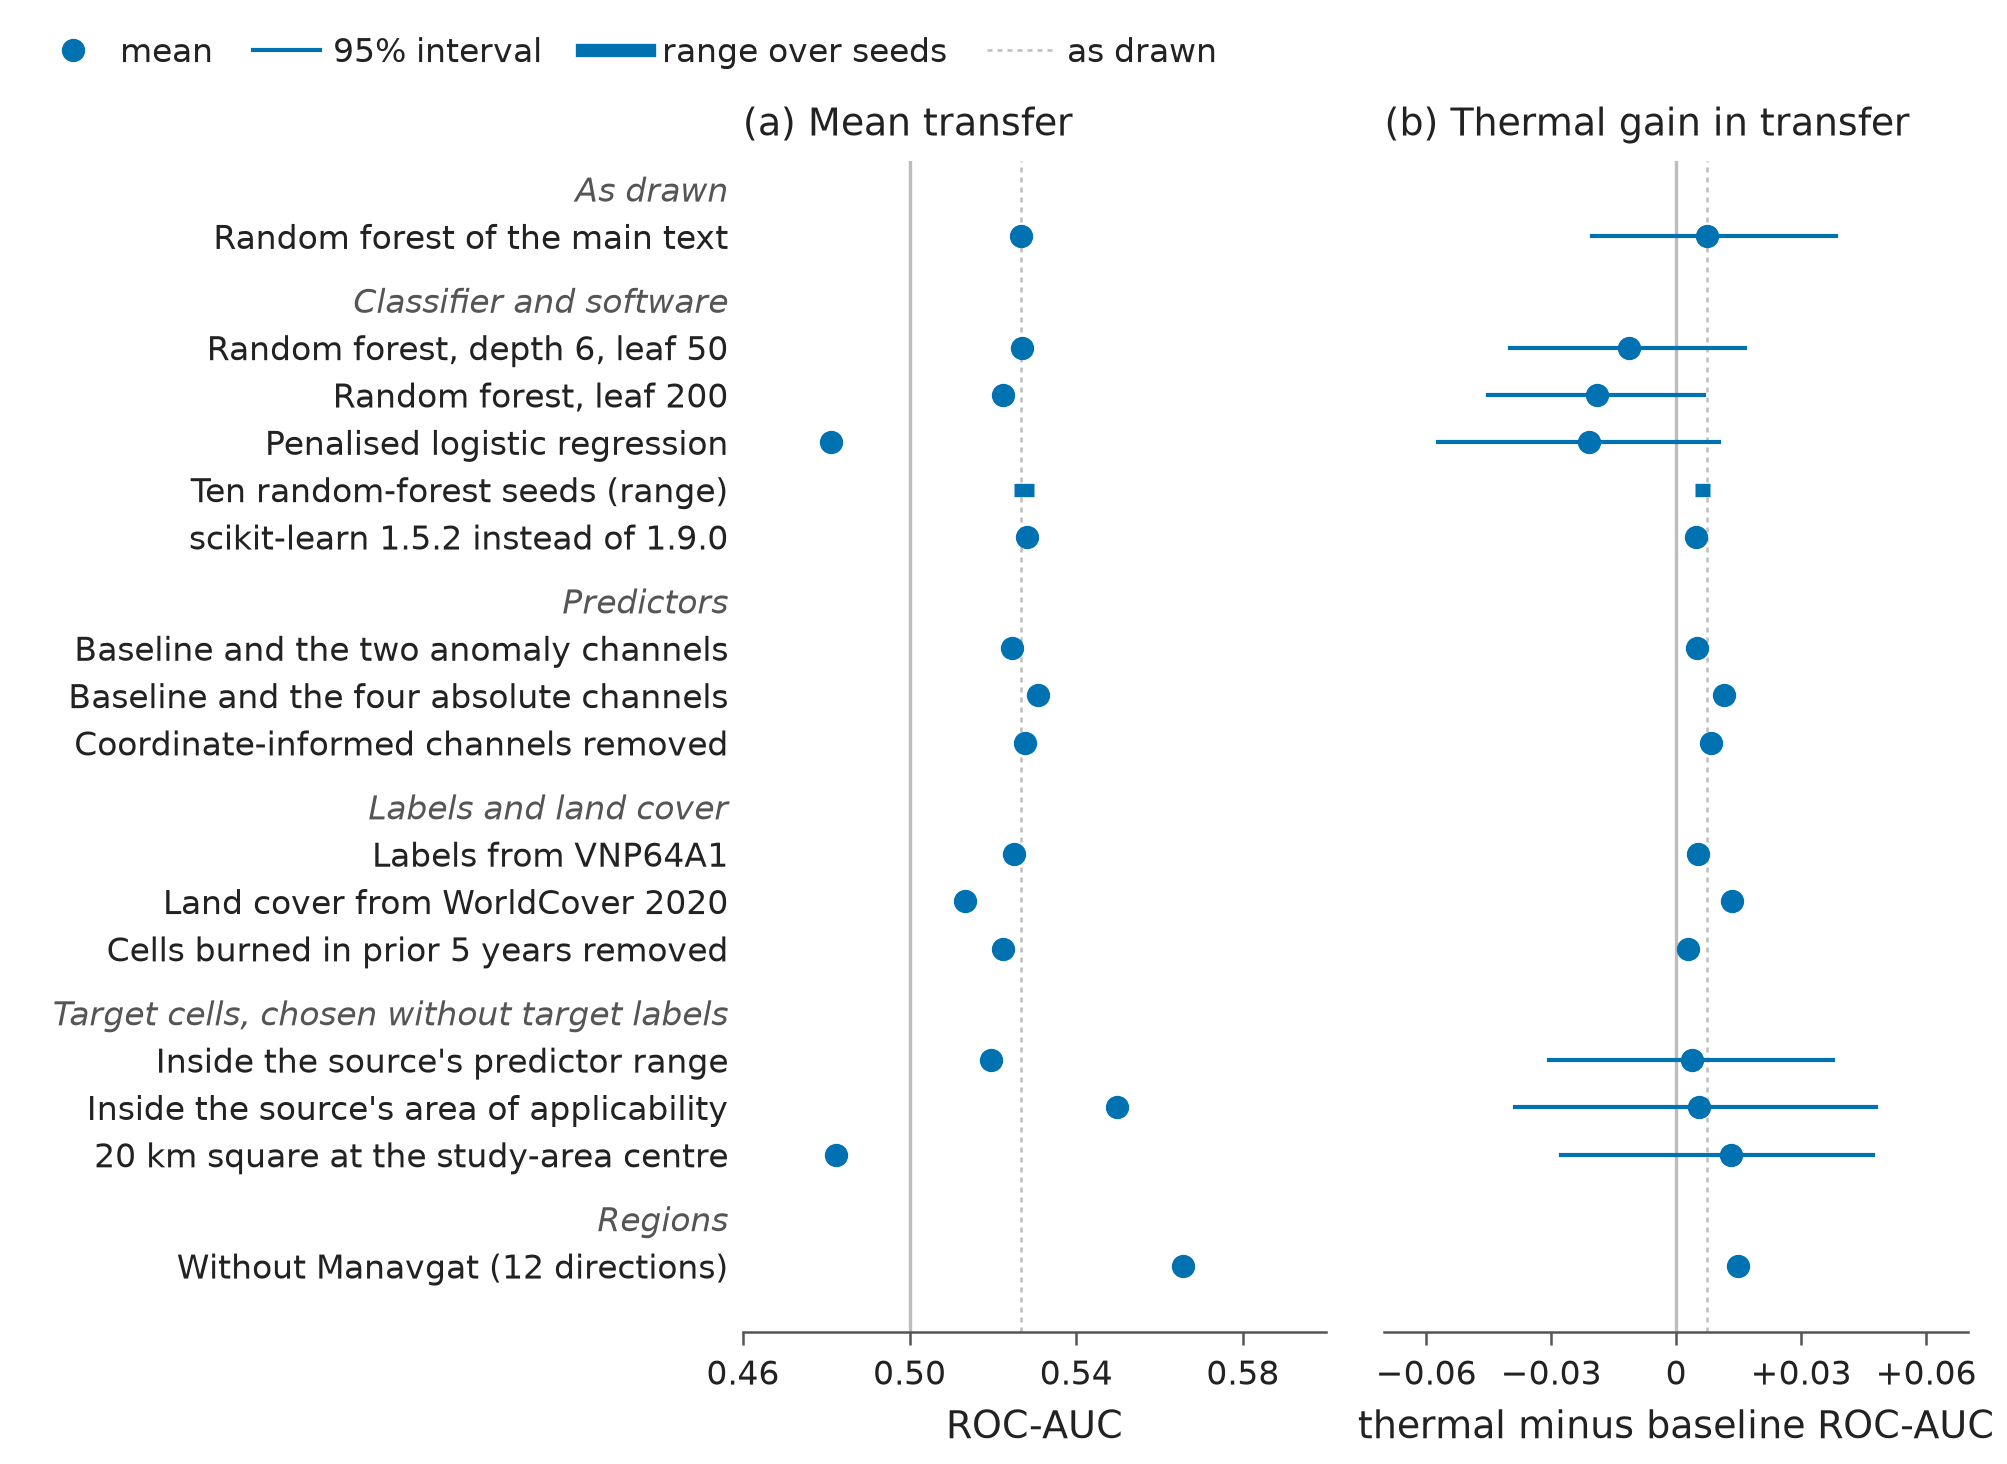

The Python source for this figure:
#!/usr/bin/env python3
"""Fig. S2 - mean cross-region transfer under every check (Additional file 1, 2026-10-23).

Rows share two panels: (a) mean thermal transfer ROC-AUC over the twenty directions (twelve without
Manavgat), (b) the mean paired thermal gain in transfer, thermal minus baseline, with its
pair-cluster 95% interval where one was computed. The ten-seed row is a range, not an interval.
For the feature sets the gain is measured against the baseline-only model. This figure replaces
former Tables S23 and S25 and the transfer rows of former Tables S21 and S35.

Data, under paper/labelfix_rerun/: code/transfer_delta_ci.json (reference), round8/r8l_summary.json
(classifiers), round8/r8a_summary.json (seeds), round7/sklearn152/compare_vs_1_9_0.json,
round3/no_coord_channels.json (feature sets), round8/r8m_summary.json (VNP64A1),
round8/r8j_summary.json (WorldCover 2020), labels/r2_history.json (earlier burning),
geometry/a4_summary.json (target cells chosen without labels), round8/r8d_summary.json.
"""
import hashlib
import json
import sys
from pathlib import Path

import matplotlib
matplotlib.use("Agg")
import matplotlib.pyplot as plt
from matplotlib.lines import Line2D

HERE = Path(__file__).resolve().parent
sys.path.insert(0, str(HERE))
from _layout_check import check as layout_check, assert_inside
import _style as S

LR = HERE.parent / "labelfix_rerun"
load = lambda p: json.loads((LR / p).read_text(encoding="utf-8"))
SOURCES = ["code/transfer_delta_ci.json", "round8/r8l_summary.json", "round8/r8a_summary.json",
           "round7/sklearn152/compare_vs_1_9_0.json", "round3/no_coord_channels.json",
           "round8/r8m_summary.json", "round8/r8j_summary.json", "labels/r2_history.json",
           "geometry/a4_summary.json", "round8/r8d_summary.json"]
tdc, r8l, r8a, skl, ncc, r8m, r8j, r2, a4, r8d = (load(p) for p in SOURCES)

cap = r8l["model_capacity"]
ref_gain = tdc["results"]["as drawn"]
REF_T, REF_G = cap["rf_canonical_thermal"]["mean"], ref_gain["mean"]
assert abs(cap["rf_canonical_increment"]["mean"] - REF_G) < 1e-6
assert f"{REF_T:.3f}" == "0.527" and f"{REF_G:+.3f}" == "+0.007"
tr = ncc["tradeoff"]
BASE_T = tr["baseline_only"]["mean_transfer_auc"]
fr = {f["frame"]: f for f in a4["frames"]}
assert abs(fr["ref_full_full"]["mean_thermal"] - REF_T) < 1e-9
seed_t, seed_g = r8a["frames"]["full"]["mean_thermal_range_over_seeds"], r8a["frames"]["full"]["mean_delta_range_over_seeds"]
wm = r8d["without_manavgat_transfer"]["full"]
ex = r2["transfer"]["excluded"]["summary"]

# (label, mean transfer or (lo, hi), gain or (lo, hi), gain interval or None)
GROUPS = [
    ("As drawn", [("Random forest of the main text", REF_T, REF_G, ref_gain["B1000"]["ci_pair_cluster"])]),
    ("Classifier and software", [
        ("Random forest, depth 6, leaf 50", cap["rf_shallow_thermal"]["mean"], cap["rf_shallow_increment"]["mean"],
         cap["rf_shallow_increment"]["pair_cluster_ci95"]),
        ("Random forest, leaf 200", cap["rf_leaf200_thermal"]["mean"], cap["rf_leaf200_increment"]["mean"],
         cap["rf_leaf200_increment"]["pair_cluster_ci95"]),
        ("Penalised logistic regression", cap["logistic_thermal"]["mean"], cap["logistic_increment"]["mean"],
         cap["logistic_increment"]["pair_cluster_ci95"]),
        ("Ten random-forest seeds (range)", tuple(seed_t), tuple(seed_g), None),
        ("scikit-learn 1.5.2 instead of 1.9.0", skl["full/full"]["mean_thermal_152_190"][0],
         skl["full/full"]["mean_delta_152_190"][0], None),
    ]),
    ("Predictors", [
        ("Baseline and the two anomaly channels", tr["anomaly_only"]["mean_transfer_auc"],
         tr["anomaly_only"]["mean_transfer_auc"] - BASE_T, None),
        ("Baseline and the four absolute channels", tr["absolute_only"]["mean_transfer_auc"],
         tr["absolute_only"]["mean_transfer_auc"] - BASE_T, None),
        ("Coordinate-informed channels removed", tr["no_coord_channels"]["mean_transfer_auc"],
         tr["no_coord_channels"]["mean_transfer_auc"] - BASE_T, None),
    ]),
    ("Labels and land cover", [
        ("Labels from VNP64A1", r8m["transfer_vnp"]["mean_thermal"], r8m["transfer_vnp"]["mean_delta"], None),
        ("Land cover from WorldCover 2020", r8j["transfer_2020"]["mean_thermal"], r8j["transfer_2020"]["mean_delta"], None),
        ("Cells burned in prior 5 years removed", ex["mean_thermal"], ex["mean_delta"], None),
    ]),
    ("Target cells, chosen without target labels", [
        ("Inside the source's predictor range", fr["a1_trim_srcfull"]["mean_thermal"],
         fr["a1_trim_srcfull"]["mean_delta"], fr["a1_trim_srcfull"]["delta_pair_cluster"]),
        ("Inside the source's area of applicability", fr["a2_aoa_srcfull"]["mean_thermal"],
         fr["a2_aoa_srcfull"]["mean_delta"], fr["a2_aoa_srcfull"]["delta_pair_cluster"]),
        ("20 km square at the study-area centre", fr["b_win20_win20"]["mean_thermal"],
         fr["b_win20_win20"]["mean_delta"], fr["b_win20_win20"]["delta_pair_cluster"]),
    ]),
    ("Regions", [("Without Manavgat (12 directions)", wm["mean_thermal_without_manavgat"],
                  wm["mean_delta_without_manavgat"], None)]),
]
assert abs(tr["baseline_only"]["mean_transfer_auc"] - 0.5193836) < 1e-6

# ---- the statements of Section S1.2, asserted ----
pts = [(lab, t) for _, rows in GROUPS[1:] for lab, t, _, _ in rows if not isinstance(t, tuple)]
lo = min(pts, key=lambda x: x[1]); hi = max(pts, key=lambda x: x[1])
assert (lo[0], f"{lo[1]:.3f}") == ("Penalised logistic regression", "0.481"), lo
assert (hi[0], f"{hi[1]:.3f}") == ("Without Manavgat (12 directions)", "0.566"), hi
cis = [ci for _, rows in GROUPS for _, _, _, ci in rows if ci]
assert len(cis) == 7 and all(c[0] < 0 < c[1] for c in cis), "every gain interval includes zero"
assert [f"{v:.3f}" for v in seed_t] == ["0.525", "0.530"] and [f"{v:+.3f}" for v in seed_g] == ["+0.005", "+0.008"]

# ---- figure ----
S.apply()
rows, ticks, y = [], [], 0.0
for gname, grows in GROUPS:
    ticks.append((y, gname, True)); y -= 1.0
    for lab, t, g, ci in grows:
        rows.append((y, lab, t, g, ci)); ticks.append((y, lab, False)); y -= 1.0
    y -= 0.35
fig, (axT, axG) = plt.subplots(1, 2, figsize=(S.WIDTH_MM * S.MM, 124 * S.MM), sharey=True)
arts, xt, xg = [], [], []
axT.axvline(0.5, color=S.RULE, lw=0.8, zorder=0); axT.axvline(REF_T, color=S.RULE, lw=0.6, ls=(0, (2, 2)), zorder=0)
axG.axvline(0.0, color=S.RULE, lw=0.8, zorder=0); axG.axvline(REF_G, color=S.RULE, lw=0.6, ls=(0, (2, 2)), zorder=0)
for yy, lab, t, g, ci in rows:
    for ax, v, xs in ((axT, t, xt), (axG, g, xg)):
        if isinstance(v, tuple):
            a, = ax.plot(v, [yy, yy], color=S.BLUE, lw=3.2, solid_capstyle="butt", zorder=2)
            xs += list(v)
        else:
            a, = ax.plot(v, yy, "o", ms=4.6, color=S.BLUE, zorder=3)
            xs.append(v)
        arts.append((a, f"{lab}:{ax is axG}"))
    if ci:
        w, = axG.plot(ci, [yy, yy], color=S.BLUE, lw=1.0, zorder=2)
        arts.append((w, f"{lab}:ci")); xg += list(ci)
axT.set_xlim(0.46, 0.60); axT.set_xticks([0.46, 0.50, 0.54, 0.58])
axG.set_xlim(-0.07, 0.07); axG.set_xticks([-0.06, -0.03, 0, 0.03, 0.06], ["−0.06", "−0.03", "0", "+0.03", "+0.06"])
axT.set_title("(a) Mean transfer"); axG.set_title("(b) Thermal gain in transfer")
axT.set_xlabel("ROC-AUC"); axG.set_xlabel("thermal minus baseline ROC-AUC")
for ax in (axT, axG):
    ax.tick_params(axis="y", length=0); ax.spines["left"].set_visible(False)
axT.set_yticks([t[0] for t in ticks], [t[1] for t in ticks])
for lab, (_, _, head) in zip(axT.get_yticklabels(), ticks):
    if head:
        lab.set_color(S.MUTED); lab.set_fontstyle("italic")
axT.set_ylim(y + 0.35 - 0.4, 0.6)
assert_inside(axT, "Fig. S2a", xs=xt); assert_inside(axG, "Fig. S2b", xs=xg)
fig.legend(handles=[Line2D([], [], marker="o", ls="", ms=4.6, color=S.BLUE, label="mean"),
                    Line2D([], [], color=S.BLUE, lw=1.0, label="95% interval"),
                    Line2D([], [], color=S.BLUE, lw=3.2, label="range over seeds"),
                    Line2D([], [], color=S.RULE, lw=0.6, ls=(0, (2, 2)), label="as drawn")],
           loc="upper left", bbox_to_anchor=(0.005, 0.995), ncol=4, handletextpad=0.4, columnspacing=1.2)
fig.subplots_adjust(left=0.37, right=0.98, top=0.89, bottom=0.09, wspace=0.10)
problems = layout_check(fig, "Fig. S2 - transfer checks", min_gap_pt=2.0, min_font_pt=8.0, data_artists=arts)
S.save(fig, HERE, "figS2_transfer_checks")
fig.savefig(HERE / "figS2_transfer_checks.png", dpi=300)
(HERE / "figS2_provenance.json").write_text(json.dumps({
    "figure": "Fig. S2 - mean cross-region transfer under every check",
    "script": "paper/figures/figS2_transfer_checks.py",
    "data": {p: hashlib.sha256((LR / p).read_bytes()).hexdigest() for p in SOURCES},
    "asserts": "reference 0.527 and +0.007 agree across three outputs; the lowest check is the penalised "
               "logistic regression (0.481) and the highest the twelve directions without Manavgat (0.566); "
               "all seven gain intervals include zero; seed ranges 0.525-0.530 and +0.005 to +0.008",
    "canvas_mm": [S.WIDTH_MM, 124],
    "layout_check": f"paper/figures/_layout_check.py; {len(problems)} problems at build time",
    "environment": f"matplotlib {matplotlib.__version__}",
}, indent=1, ensure_ascii=False), encoding="utf-8")
print("figS2 written;", len(rows), "rows")
TEXT = " ".join((HERE.parent / "supplementary.md").read_text(encoding="utf-8").split())
for s in ("from 0.481", "to 0.566", "Fig. S2"):
    assert s in TEXT, f"Section S1.2 must state {s}"
